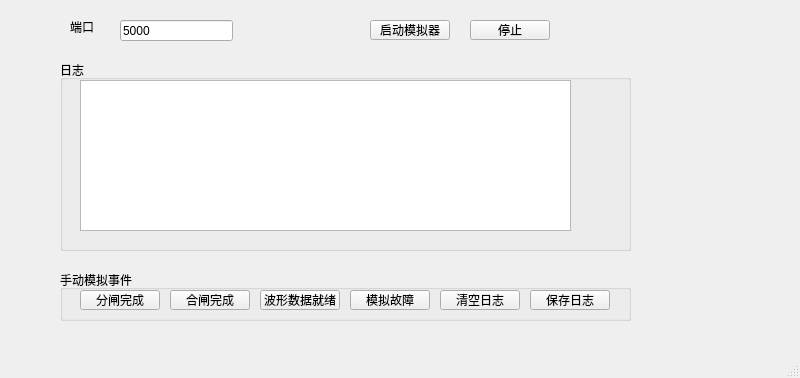
<?xml version="1.0" encoding="UTF-8"?>
<ui version="4.0">
 <class>MainWindow</class>
 <widget class="QMainWindow" name="MainWindow">
  <property name="geometry">
   <rect>
    <x>0</x>
    <y>0</y>
    <width>800</width>
    <height>378</height>
   </rect>
  </property>
  <property name="windowTitle">
   <string>MainWindow</string>
  </property>
  <widget class="QWidget" name="centralwidget">
   <widget class="QLineEdit" name="lePort">
    <property name="geometry">
     <rect>
      <x>120</x>
      <y>20</y>
      <width>113</width>
      <height>21</height>
     </rect>
    </property>
    <property name="text">
     <string>5000</string>
    </property>
   </widget>
   <widget class="QLabel" name="label">
    <property name="geometry">
     <rect>
      <x>70</x>
      <y>20</y>
      <width>45</width>
      <height>13</height>
     </rect>
    </property>
    <property name="text">
     <string>端口</string>
    </property>
   </widget>
   <widget class="QPushButton" name="btnStart">
    <property name="geometry">
     <rect>
      <x>370</x>
      <y>20</y>
      <width>80</width>
      <height>20</height>
     </rect>
    </property>
    <property name="text">
     <string>启动模拟器</string>
    </property>
   </widget>
   <widget class="QPushButton" name="btnStop">
    <property name="geometry">
     <rect>
      <x>470</x>
      <y>20</y>
      <width>80</width>
      <height>20</height>
     </rect>
    </property>
    <property name="text">
     <string>停止</string>
    </property>
   </widget>
   <widget class="QGroupBox" name="groupBox">
    <property name="geometry">
     <rect>
      <x>60</x>
      <y>270</y>
      <width>571</width>
      <height>51</height>
     </rect>
    </property>
    <property name="title">
     <string>手动模拟事件</string>
    </property>
    <widget class="QPushButton" name="btnTripComplete">
     <property name="geometry">
      <rect>
       <x>20</x>
       <y>20</y>
       <width>80</width>
       <height>20</height>
      </rect>
     </property>
     <property name="text">
      <string>分闸完成</string>
     </property>
    </widget>
    <widget class="QPushButton" name="btnCloseComplete">
     <property name="geometry">
      <rect>
       <x>110</x>
       <y>20</y>
       <width>80</width>
       <height>20</height>
      </rect>
     </property>
     <property name="text">
      <string>合闸完成</string>
     </property>
    </widget>
    <widget class="QPushButton" name="btnWaveReady">
     <property name="geometry">
      <rect>
       <x>200</x>
       <y>20</y>
       <width>80</width>
       <height>20</height>
      </rect>
     </property>
     <property name="text">
      <string>波形数据就绪</string>
     </property>
    </widget>
    <widget class="QPushButton" name="btnFault">
     <property name="geometry">
      <rect>
       <x>290</x>
       <y>20</y>
       <width>80</width>
       <height>20</height>
      </rect>
     </property>
     <property name="text">
      <string>模拟故障</string>
     </property>
    </widget>
    <widget class="QPushButton" name="btnClearLog">
     <property name="geometry">
      <rect>
       <x>380</x>
       <y>20</y>
       <width>80</width>
       <height>20</height>
      </rect>
     </property>
     <property name="text">
      <string>清空日志</string>
     </property>
    </widget>
    <widget class="QPushButton" name="btnSaveLog">
     <property name="geometry">
      <rect>
       <x>470</x>
       <y>20</y>
       <width>80</width>
       <height>20</height>
      </rect>
     </property>
     <property name="text">
      <string>保存日志</string>
     </property>
    </widget>
   </widget>
   <widget class="QGroupBox" name="groupBox_2">
    <property name="geometry">
     <rect>
      <x>60</x>
      <y>60</y>
      <width>571</width>
      <height>191</height>
     </rect>
    </property>
    <property name="title">
     <string>日志</string>
    </property>
    <widget class="QPlainTextEdit" name="plainLog">
     <property name="geometry">
      <rect>
       <x>20</x>
       <y>20</y>
       <width>491</width>
       <height>151</height>
      </rect>
     </property>
    </widget>
   </widget>
  </widget>
  <widget class="QMenuBar" name="menubar">
   <property name="geometry">
    <rect>
     <x>0</x>
     <y>0</y>
     <width>800</width>
     <height>18</height>
    </rect>
   </property>
  </widget>
  <widget class="QStatusBar" name="statusBar"/>
 </widget>
 <resources/>
 <connections/>
</ui>
